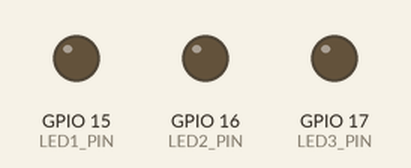
The program below on a simulated ESP32-S3. Shown: output pins drawn as LEDs (lit = HIGH).

Above: at 0.1 s.
At 1.05 s:
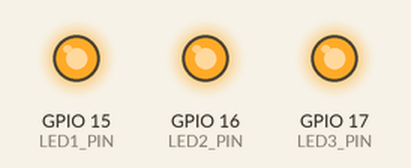
At 1.55 s:
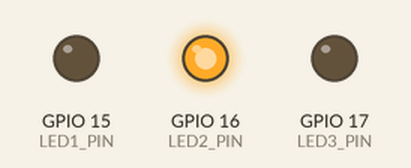
At 2.85 s:
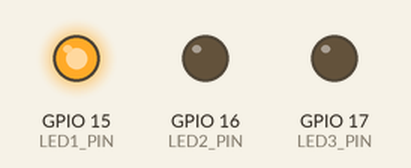
Timing chart, 0 to 3.1 s (numbered marks = the images above):
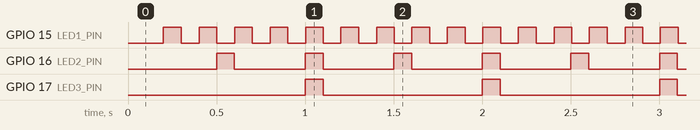

The program:

main.cpp
```cpp
#include <Arduino.h>

#define LED1_PIN 15
#define LED2_PIN 16
#define LED3_PIN 17

#define LED1_BLINK_MS 200
#define LED2_BLINK_MS 500
#define LED3_BLINK_MS 1000

#define DURATION_BLINK_MS 100

unsigned long lastBlinkLED1 = 0;
unsigned long lastBlinkLED2 = 0;
unsigned long lastBlinkLED3 = 0;

bool isLed1On = false;
bool isLed2On = false;
bool isLed3On = false;

void setup() {
  Serial.begin(115200);

  pinMode(LED1_PIN, OUTPUT);
  pinMode(LED2_PIN, OUTPUT);
  pinMode(LED3_PIN, OUTPUT);
}

void loop() {
  if (millis() - lastBlinkLED1 >= LED1_BLINK_MS) {
    digitalWrite(LED1_PIN, HIGH);
    isLed1On = true;
    lastBlinkLED1 = millis();
  }
  if ((millis() - lastBlinkLED1 >= DURATION_BLINK_MS) && isLed1On) {
      digitalWrite(LED1_PIN, LOW);
      isLed1On = false;
    }


  if (millis() - lastBlinkLED2 >= LED2_BLINK_MS) {
    digitalWrite(LED2_PIN, HIGH);
    isLed2On = true;
    lastBlinkLED2 = millis();
  }
  if ((millis() - lastBlinkLED2 >= DURATION_BLINK_MS) && isLed2On) {
      digitalWrite(LED2_PIN, LOW);
      isLed2On = false;
    }


  if (millis() - lastBlinkLED3 >= LED3_BLINK_MS) {
    digitalWrite(LED3_PIN, HIGH);
    isLed3On = true;
    lastBlinkLED3 = millis();
  }
  if ((millis() - lastBlinkLED3 >= DURATION_BLINK_MS) && isLed3On) {
      digitalWrite(LED3_PIN, LOW);
      isLed3On = false;
    }
}
```

Measured:
- by itself, GPIO 15 (LED1_PIN): alternates HIGH for 0.10 s and LOW for 0.10 s
- by itself, GPIO 16 (LED2_PIN): alternates HIGH for 0.10 s and LOW for 0.40 s
- by itself, GPIO 17 (LED3_PIN): alternates HIGH for 0.10 s and LOW for 0.90 s
